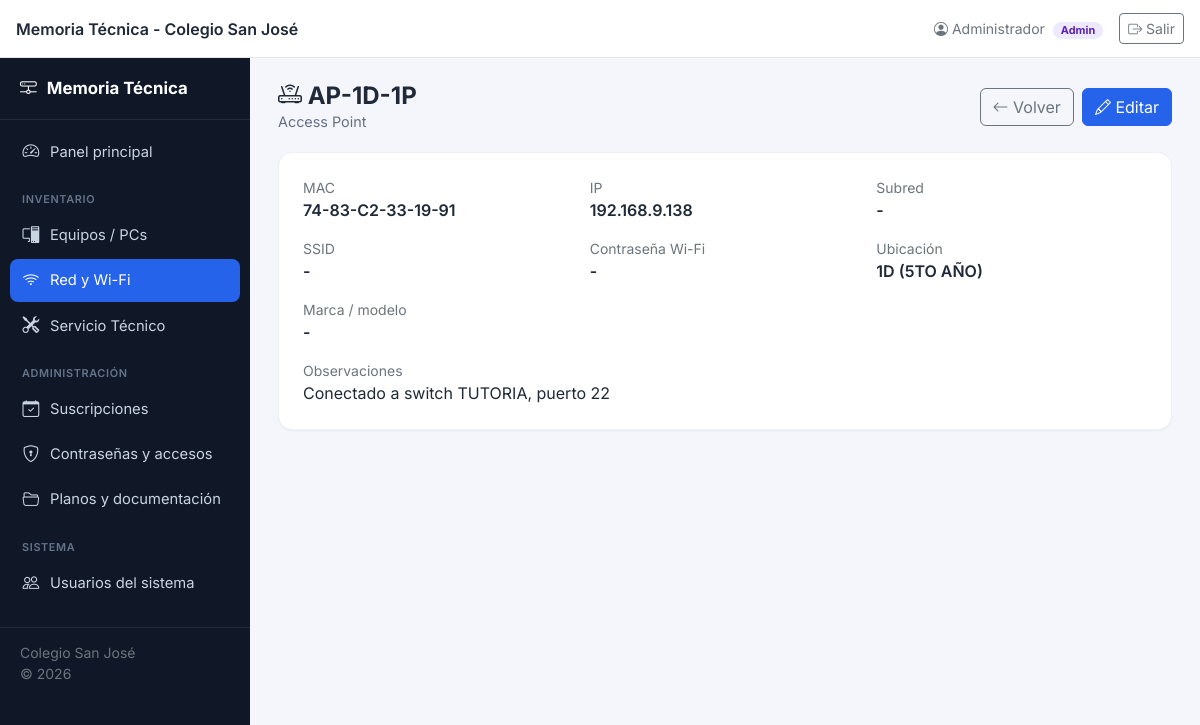
Screenshot of /red/ver.php?id=3 (signed in) with the database file from the repository.
### tables this page shows
CREATE TABLE red_dispositivos (
  id INT AUTO_INCREMENT PRIMARY KEY,
  tipo ENUM('access_point','switch','router','modem','otro') NOT NULL DEFAULT 'access_point',
  nombre VARCHAR(150) NOT NULL,
  mac VARCHAR(50) NULL,
  ip VARCHAR(50) NULL,
  subred VARCHAR(50) NULL,
  ssid VARCHAR(150) NULL,
  password_wifi_cifrada TEXT NULL,
  iv VARCHAR(64) NULL,
  ubicacion VARCHAR(150) NULL,
  piso VARCHAR(50) NULL,
  marca_modelo VARCHAR(150) NULL,
  observaciones TEXT NULL,
  created_at DATETIME NOT NULL DEFAULT CURRENT_TIMESTAMP,
  updated_at DATETIME NOT NULL DEFAULT CURRENT_TIMESTAMP ON UPDATE CURRENT_TIMESTAMP
);

### includes/functions.php (called while the page is built, shortened)
<?php
function h($value): string
{
    return htmlspecialchars((string)($value ?? ''), ENT_QUOTES, 'UTF-8');
}

### includes/auth.php (called while the page is built, shortened)
<?php
function currentUser(): ?array
{
    return $_SESSION['usuario'] ?? null;
}
function canEdit(): bool
{
    $user = currentUser();
    return $user && in_array($user['rol'], ['admin', 'tecnico'], true);
}

### red/ver.php (the view, shortened to what this page needs)
<?php
require_once __DIR__ . '/../includes/functions.php';
require_once __DIR__ . '/../includes/auth.php';
$db = getDB();
$id = (int)($_GET['id'] ?? 0);
$stmt = $db->prepare('SELECT * FROM red_dispositivos WHERE id = ?');
$stmt->execute([$id]);
$d = $stmt->fetch();
$tiposLabel = ['access_point' => 'Access Point', 'switch' => 'Switch', 'router' => 'Router', 'modem' => 'Módem', 'otro' => 'Otro'];
require_once __DIR__ . '/../includes/header.php';
require_once __DIR__ . '/../includes/layout_start.php';
?>
<div class="page-header">
  <div>
    <h1><i class="bi bi-router"></i> <?= h($d['nombre']) ?></h1>
    <div class="subtitle"><?= h($tiposLabel[$d['tipo']] ?? $d['tipo']) ?></div>
  </div>
  <div class="d-flex gap-2">
    <a href="index.php" class="btn btn-outline-secondary"><i class="bi bi-arrow-left"></i> Volver</a>
    <?php if (canEdit()): ?><a href="editar.php?id=<?= $id ?>" class="btn btn-brand"><i class="bi bi-pencil"></i> Editar</a><?php endif; ?>
  </div>
</div>
<div class="card-app">
  <div class="p-4">
    <div class="row g-3">
      <div class="col-md-4"><div class="text-secondary small">MAC</div><div class="fw-semibold"><?= h($d['mac'] ?: '-') ?></div></div>
      <div class="col-md-4"><div class="text-secondary small">IP</div><div class="fw-semibold"><?= h($d['ip'] ?: '-') ?></div></div>
      <div class="col-md-4"><div class="text-secondary small">Subred</div><div class="fw-semibold"><?= h($d['subred'] ?: '-') ?></div></div>
      <div class="col-md-4"><div class="text-secondary small">SSID</div><div class="fw-semibold"><?= h($d['ssid'] ?: '-') ?></div></div>
      <div class="col-md-4">
        <div class="text-secondary small">Contraseña Wi-Fi</div>
        <?php if ($d['password_wifi_cifrada']): $plain = decryptString($d['password_wifi_cifrada'], $d['iv']); ?>
        <div class="d-flex align-items-center gap-1">
          <input type="password" readonly id="pwView" value="<?= h($plain) ?>" class="form-control form-control-sm password-field" style="width:150px;">
          <button type="button" class="btn btn-sm btn-outline-secondary" onclick="togglePassword(this,'pwView')"><i class="bi bi-eye"></i></button>
        </div>
        <?php else: ?><div class="fw-semibold">-</div><?php endif; ?>
      </div>
      <div class="col-md-4"><div class="text-secondary small">Ubicación</div><div class="fw-semibold"><?= h($d['ubicacion'] ?: '-') ?> <?= $d['piso'] ? '(Piso ' . h($d['piso']) . ')' : '' ?></div></div>
      <div class="col-md-4"><div class="text-secondary small">Marca / modelo</div><div class="fw-semibold"><?= h($d['marca_modelo'] ?: '-') ?></div></div>
      <?php if ($d['observaciones']): ?>
      <div class="col-12"><div class="text-secondary small">Observaciones</div><div style="white-space:pre-wrap;"><?= h($d['observaciones']) ?></div></div>
      <?php endif; ?>
    </div>
  </div>
</div>
<?php require_once __DIR__ . '/../includes/footer.php'; ?>

### assets/css/style.css (style rules this page uses)
:root { --brand: #2563eb; --brand-dark: #1d4ed8; --brand-light: #eff6ff; --sidebar-w: 250px; --topbar-h: 58px; --bg: #f4f6fb; --card-radius: 14px; }
* { box-sizing: border-box; }
body { font-family: 'Inter', -apple-system, BlinkMacSystemFont, 'Segoe UI', sans-serif; background: var(--bg); color: #1f2937; }
a { text-decoration: none; }
body.with-sidebar { padding-top: var(--topbar-h); }
.card-app { background: #fff; border-radius: var(--card-radius); border: 1px solid #eef0f4; box-shadow: 0 1px 2px rgba(16,24,40,0.04); }
.page-header { display: flex; align-items: center; justify-content: space-between; flex-wrap: wrap; gap: 12px; margin-bottom: 20px; }
.page-header h1 { font-size: 1.5rem; font-weight: 700; margin: 0; }
.page-header .subtitle { color: #667085; font-size: .9rem; }
.btn-brand { background: var(--brand); border-color: var(--brand); color: #fff; }

### rows the page displays
red_dispositivos: nombre "AP-1D-1P", tipo "Access Point", mac "74-83-C2-33-19-91", ip "192.168.9.138", subred "-", ssid "-", ubicacion "1D (5TO AÑO)", marca_modelo "-", observaciones "Conectado a switch TUTORIA, puerto 22"

### other values shown
APP_NAME "Memoria Técnica - Colegio San José"
$user['nombre'] "Administrador"
$user['rol'] "Admin"
